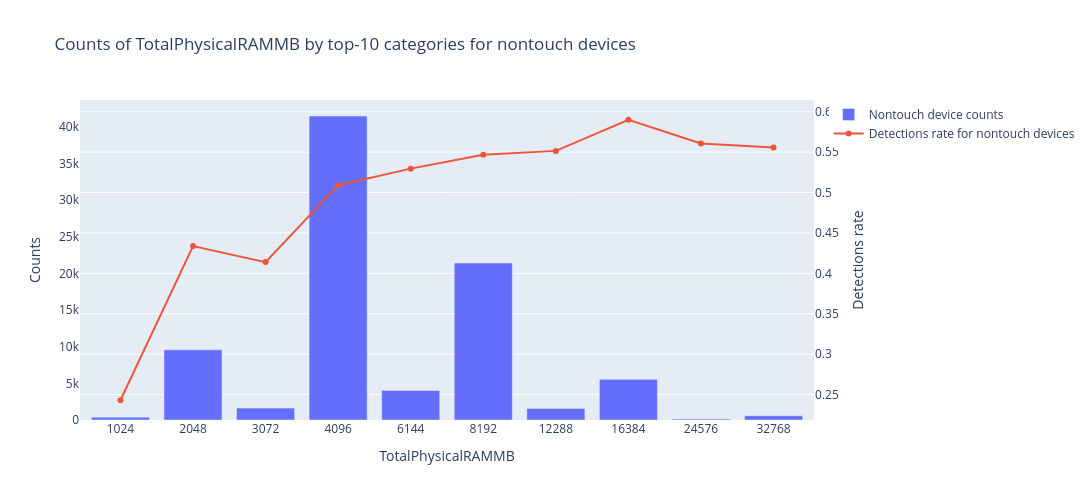

Here is the notebook cell this chart was saved with:
### Code cell
plot_feature('TotalPhysicalRAMMB', True, by_touch=True)

### Figure 1 — Plotly figure (JSON) as saved in the notebook; plotly's stock layout.template omitted (floating-point values rounded to 4 significant figures)
{"data": [{"name": "Nontouch device counts", "type": "bar", "x": [1024.0, 2048.0, 3072.0, 4096.0, 6144.0, 8192.0, 12290.0, 16380.0, 24580.0, 32770.0], "y": [391, 9572, 1626, 41493, 4026, 21425, 1572, 5547, 132, 583]}, {"name": "Detections rate for nontouch devices", "type": "scatter", "x": [1024.0, 2048.0, 3072.0, 4096.0, 6144.0, 8192.0, 12290.0, 16380.0, 24580.0, 32770.0], "y": [0.243, 0.4338, 0.4139, 0.5091, 0.5296, 0.5467, 0.5515, 0.59, 0.5606, 0.5557], "yaxis": "y2"}], "layout": {"barmode": "group", "height": 500, "legend": {"orientation": "v"}, "title": {"text": "Counts of TotalPhysicalRAMMB by top-10 categories for nontouch devices"}, "width": 1200, "xaxis": {"showgrid": false, "showline": false, "title": {"text": "TotalPhysicalRAMMB"}, "type": "category", "zeroline": false}, "yaxis": {"showgrid": false, "showline": false, "title": {"text": "Counts"}, "zeroline": false}, "yaxis2": {"overlaying": "y", "side": "right", "title": {"text": "Detections rate"}}}}
